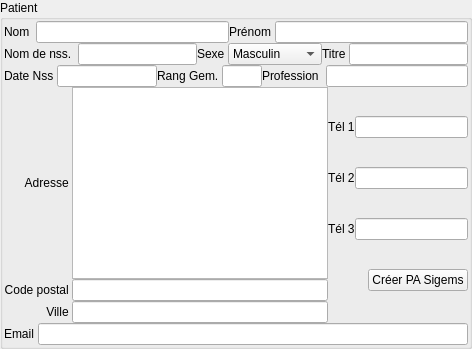
             <widget class="QGroupBox" name="groupBoxPatient">
              <property name="font">
               <font>
                <weight>50</weight>
                <bold>false</bold>
               </font>
              </property>
              <property name="title">
               <string>Patient</string>
              </property>
              <property name="flat">
               <bool>false</bool>
              </property>
              <property name="checkable">
               <bool>false</bool>
              </property>
              <layout class="QGridLayout">
               <property name="margin">
                <number>1</number>
               </property>
               <property name="spacing">
                <number>0</number>
               </property>
               <item row="0" column="0">
                <layout class="QGridLayout">
                 <item row="0" column="0">
                  <widget class="QLabel" name="label_nom">
                   <property name="font">
                    <font>
                     <pointsize>9</pointsize>
                    </font>
                   </property>
                   <property name="text">
                    <string>Nom  </string>
                   </property>
                   <property name="buddy">
                    <cstring>lineEdit_NomDossier</cstring>
                   </property>
                  </widget>
                 </item>
                 <item row="0" column="1">
                  <widget class="C_QLineEdit" name="lineEdit_NomDossier"/>
                 </item>
                 <item row="0" column="2">
                  <widget class="QLabel" name="label_prenom">
                   <property name="font">
                    <font>
                     <pointsize>9</pointsize>
                    </font>
                   </property>
                   <property name="text">
                    <string>Prénom </string>
                   </property>
                   <property name="buddy">
                    <cstring>lineEdit_PrenomDossier</cstring>
                   </property>
                  </widget>
                 </item>
                 <item row="0" column="3">
                  <widget class="C_QLineEdit" name="lineEdit_PrenomDossier"/>
                 </item>
                </layout>
               </item>
               <item row="2" column="0">
                <layout class="QGridLayout">
                 <item row="0" column="4">
                  <widget class="QLabel" name="label_rangem">
                   <property name="font">
                    <font>
                     <pointsize>9</pointsize>
                    </font>
                   </property>
                   <property name="text">
                    <string>Rang Gem. </string>
                   </property>
                  </widget>
                 </item>
                 <item row="0" column="6">
                  <widget class="QLabel" name="label_profession">
                   <property name="font">
                    <font>
                     <pointsize>9</pointsize>
                    </font>
                   </property>
                   <property name="text">
                    <string>Profession  </string>
                   </property>
                   <property name="buddy">
                    <cstring>lineEdit_Profession</cstring>
                   </property>
                  </widget>
                 </item>
                 <item row="0" column="7">
                  <widget class="C_QLineEdit" name="lineEdit_Profession"/>
                 </item>
                 <item row="0" column="1">
                  <widget class="C_QLineEdit" name="lineEdit_DtNss">
                   <property name="maximumSize">
                    <size>
                     <width>100</width>
                     <height>16777215</height>
                    </size>
                   </property>
                   <property name="toolTip">
                    <string>to define</string>
                   </property>
                   <property name="whatsThis">
                    <string>to define for best control</string>
                   </property>
                  </widget>
                 </item>
                 <item row="0" column="5">
                  <widget class="C_QLineEdit" name="lineEdit_RangGeme">
                   <property name="maximumSize">
                    <size>
                     <width>40</width>
                     <height>16777215</height>
                    </size>
                   </property>
                   <property name="toolTip">
                    <string>to define</string>
                   </property>
                   <property name="whatsThis">
                    <string>to define for best control</string>
                   </property>
                  </widget>
                 </item>
                 <item row="0" column="0">
                  <widget class="QLabel" name="label_dtnss">
                   <property name="font">
                    <font>
                     <pointsize>9</pointsize>
                    </font>
                   </property>
                   <property name="text">
                    <string>Date Nss </string>
                   </property>
                  </widget>
                 </item>
                </layout>
               </item>
               <item row="3" column="0">
                <layout class="QGridLayout">
                 <item row="0" column="1">
                  <layout class="QGridLayout">
                   <item row="0" column="0">
                    <layout class="QGridLayout">
                     <item row="0" column="0">
                      <widget class="QLabel" name="label_adresse">
                       <property name="font">
                        <font>
                         <pointsize>9</pointsize>
                        </font>
                       </property>
                       <property name="text">
                        <string>Adresse </string>
                       </property>
                       <property name="alignment">
                        <set>Qt::AlignRight|Qt::AlignTrailing|Qt::AlignVCenter</set>
                       </property>
                       <property name="buddy">
                        <cstring>textEdit_Adresse</cstring>
                       </property>
                      </widget>
                     </item>
                     <item row="0" column="1">
                      <widget class="QTextEdit" name="textEdit_Adresse">
                       <property name="tabChangesFocus">
                        <bool>true</bool>
                       </property>
                      </widget>
                     </item>
                     <item row="1" column="0">
                      <widget class="QLabel" name="label_codepostal">
                       <property name="font">
                        <font>
                         <pointsize>9</pointsize>
                        </font>
                       </property>
                       <property name="text">
                        <string>Code postal </string>
                       </property>
                       <property name="alignment">
                        <set>Qt::AlignRight|Qt::AlignTrailing|Qt::AlignVCenter</set>
                       </property>
                      </widget>
                     </item>
                     <item row="1" column="1">
                      <widget class="C_QLineEdit" name="lineEdit_CdPostal">
                       <property name="toolTip">
                        <string>to define</string>
                       </property>
                       <property name="whatsThis">
                        <string>to define for best control</string>
                       </property>
                       <property name="maxLength">
                        <number>5</number>
                       </property>
                      </widget>
                     </item>
                     <item row="2" column="0">
                      <widget class="QLabel" name="label_24">
                       <property name="font">
                        <font>
                         <pointsize>9</pointsize>
                        </font>
                       </property>
                       <property name="text">
                        <string>Ville </string>
                       </property>
                       <property name="alignment">
                        <set>Qt::AlignRight|Qt::AlignTrailing|Qt::AlignVCenter</set>
                       </property>
                       <property name="buddy">
                        <cstring>lineEditVille</cstring>
                       </property>
                      </widget>
                     </item>
                     <item row="2" column="1">
                      <widget class="C_QLineEdit" name="lineEditVille">
                       <property name="maxLength">
                        <number>30</number>
                       </property>
                      </widget>
                     </item>
                    </layout>
                   </item>
                   <item row="0" column="1">
                    <layout class="QGridLayout">
                     <property name="spacing">
                      <number>0</number>
                     </property>
                     <item row="0" column="0">
                      <layout class="QGridLayout">
                       <item row="0" column="0">
                        <widget class="QLabel" name="label_tel1">
                         <property name="font">
                          <font>
                           <pointsize>9</pointsize>
                          </font>
                         </property>
                         <property name="text">
                          <string>Tél 1</string>
                         </property>
                        </widget>
                       </item>
                       <item row="0" column="1">
                        <widget class="C_QLineEdit" name="lineEdit_Tel1">
                         <property name="maximumSize">
                          <size>
                           <width>200</width>
                           <height>16777215</height>
                          </size>
                         </property>
                         <property name="toolTip">
                          <string>to define</string>
                         </property>
                         <property name="whatsThis">
                          <string>to define for best control</string>
                         </property>
                         <property name="maxLength">
                          <number>30</number>
                         </property>
                        </widget>
                       </item>
                      </layout>
                     </item>
                     <item row="1" column="0">
                      <layout class="QGridLayout">
                       <item row="0" column="0">
                        <widget class="QLabel" name="label_tel2">
                         <property name="font">
                          <font>
                           <pointsize>9</pointsize>
                          </font>
                         </property>
                         <property name="text">
                          <string>Tél 2</string>
                         </property>
                        </widget>
                       </item>
                       <item row="0" column="1">
                        <widget class="C_QLineEdit" name="lineEdit_Tel2">
                         <property name="maximumSize">
                          <size>
                           <width>200</width>
                           <height>16777215</height>
                          </size>
                         </property>
                         <property name="toolTip">
                          <string>to define</string>
                         </property>
                         <property name="whatsThis">
                          <string>to define for best control</string>
                         </property>
                         <property name="maxLength">
                          <number>30</number>
                         </property>
                        </widget>
                       </item>
                      </layout>
                     </item>
                     <item row="2" column="0">
                      <layout class="QGridLayout">
                       <item row="0" column="0">
                        <widget class="QLabel" name="label_tel3">
                         <property name="font">
                          <font>
                           <pointsize>9</pointsize>
                          </font>
                         </property>
                         <property name="text">
                          <string>Tél 3</string>
                         </property>
                        </widget>
                       </item>
                       <item row="0" column="1">
                        <widget class="C_QLineEdit" name="lineEdit_Tel3">
                         <property name="maximumSize">
                          <size>
                           <width>200</width>
                           <height>16777215</height>
                          </size>
                         </property>
                         <property name="toolTip">
                          <string>to define</string>
                         </property>
                         <property name="whatsThis">
                          <string>to define for best control</string>
                         </property>
                         <property name="maxLength">
                          <number>30</number>
                         </property>
                        </widget>
                       </item>
                      </layout>
                     </item>
                     <item row="3" column="0">
                      <layout class="QGridLayout" name="gridLayout_1">
                       <item row="0" column="0">
                        <widget class="QPushButton" name="pushButton_solde">
                         <property name="sizePolicy">
                          <sizepolicy hsizetype="Fixed" vsizetype="Fixed">
                           <horstretch>0</horstretch>
                           <verstretch>0</verstretch>
                          </sizepolicy>
                         </property>
                         <property name="minimumSize">
                          <size>
                           <width>20</width>
                           <height>20</height>
                          </size>
                         </property>
                         <property name="iconSize">
                          <size>
                           <width>20</width>
                           <height>20</height>
                          </size>
                         </property>
                         <property name="flat">
                          <bool>true</bool>
                         </property>
                        </widget>
                       </item>
                       <item row="0" column="1">
                        <widget class="QPushButton" name="pushButton_SigemsPA">
                         <property name="font">
                          <font>
                           <pointsize>9</pointsize>
                          </font>
                         </property>
                         <property name="toolTip">
                          <string>Création d'une pré-admission SIGEMS</string>
                         </property>
                         <property name="text">
                          <string>Créer PA Sigems</string>
                         </property>
                        </widget>
                       </item>
                      </layout>
                     </item>
                    </layout>
                   </item>
                  </layout>
                 </item>
                 <item row="4" column="1">
                  <layout class="QGridLayout"/>
                 </item>
                </layout>
               </item>
               <item row="4" column="0">
                <layout class="QGridLayout">
                 <item row="0" column="0">
                  <widget class="QLabel" name="label_email">
                   <property name="font">
                    <font>
                     <pointsize>9</pointsize>
                    </font>
                   </property>
                   <property name="text">
                    <string>Email </string>
                   </property>
                   <property name="buddy">
                    <cstring>lineEdit_Email</cstring>
                   </property>
                  </widget>
                 </item>
                 <item row="0" column="1">
                  <widget class="C_QLineEdit" name="lineEdit_Email"/>
                 </item>
                </layout>
               </item>
               <item row="1" column="0">
                <layout class="QGridLayout">
                 <item row="0" column="0">
                  <widget class="QLabel" name="label_nomnss">
                   <property name="font">
                    <font>
                     <pointsize>9</pointsize>
                    </font>
                   </property>
                   <property name="text">
                    <string>Nom de nss.  </string>
                   </property>
                   <property name="buddy">
                    <cstring>lineEdit_NomDeNss</cstring>
                   </property>
                  </widget>
                 </item>
                 <item row="0" column="1">
                  <widget class="C_QLineEdit" name="lineEdit_NomDeNss">
                   <property name="maxLength">
                    <number>50</number>
                   </property>
                  </widget>
                 </item>
                 <item row="0" column="4">
                  <widget class="QLabel" name="label_titre">
                   <property name="font">
                    <font>
                     <pointsize>9</pointsize>
                    </font>
                   </property>
                   <property name="text">
                    <string>Titre </string>
                   </property>
                   <property name="buddy">
                    <cstring>lineEdit_Titre</cstring>
                   </property>
                  </widget>
                 </item>
                 <item row="0" column="5">
                  <widget class="C_QLineEdit" name="lineEdit_Titre"/>
                 </item>
                 <item row="0" column="3">
                  <widget class="QComboBox" name="comboBoxSexe">
                   <item>
                    <property name="text">
                     <string>Masculin</string>
                    </property>
                   </item>
                   <item>
                    <property name="text">
                     <string>Féminin</string>
                    </property>
                   </item>
                   <item>
                    <property name="text">
                     <string>Indéterminé</string>
                    </property>
                   </item>
                  </widget>
                 </item>
                 <item row="0" column="2">
                  <widget class="QLabel" name="label_sexe">
                   <property name="font">
                    <font>
                     <pointsize>9</pointsize>
                    </font>
                   </property>
                   <property name="text">
                    <string>Sexe </string>
                   </property>
                   <property name="buddy">
                    <cstring>comboBoxSexe</cstring>
                   </property>
                  </widget>
                 </item>
                </layout>
               </item>
              </layout>
             </widget>
